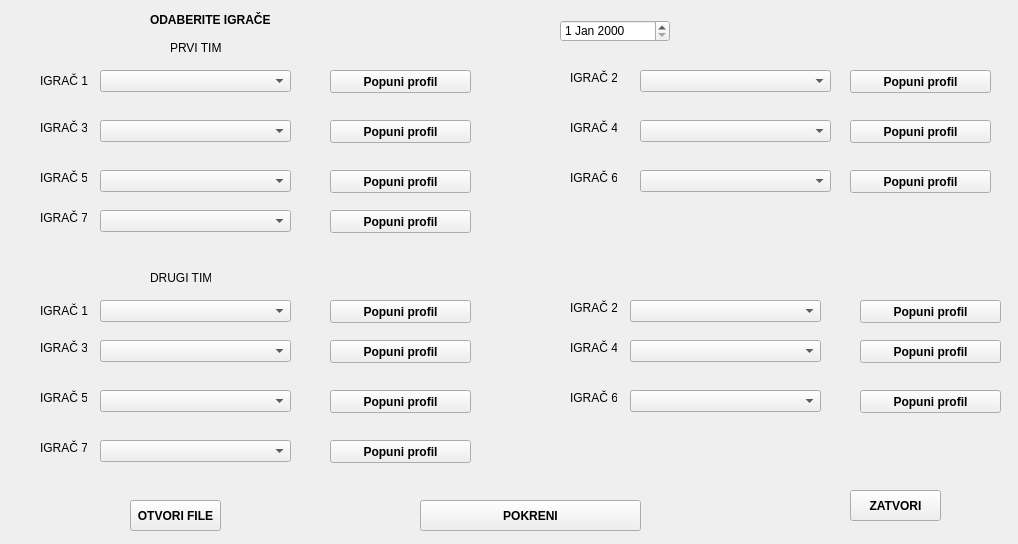
<?xml version="1.0" encoding="UTF-8"?>
<ui version="4.0">
 <class>statistika</class>
 <widget class="QWidget" name="statistika">
  <property name="geometry">
   <rect>
    <x>0</x>
    <y>0</y>
    <width>1018</width>
    <height>544</height>
   </rect>
  </property>
  <property name="windowTitle">
   <string>statistika</string>
  </property>
  <widget class="QComboBox" name="comboBox">
   <property name="geometry">
    <rect>
     <x>100</x>
     <y>70</y>
     <width>191</width>
     <height>22</height>
    </rect>
   </property>
   <property name="font">
    <font>
     <weight>50</weight>
     <bold>false</bold>
    </font>
   </property>
  </widget>
  <widget class="QLabel" name="label">
   <property name="geometry">
    <rect>
     <x>40</x>
     <y>60</y>
     <width>51</width>
     <height>41</height>
    </rect>
   </property>
   <property name="text">
    <string>IGRAČ 1</string>
   </property>
  </widget>
  <widget class="QPushButton" name="pushButton">
   <property name="geometry">
    <rect>
     <x>130</x>
     <y>500</y>
     <width>91</width>
     <height>31</height>
    </rect>
   </property>
   <property name="font">
    <font>
     <weight>75</weight>
     <bold>true</bold>
    </font>
   </property>
   <property name="text">
    <string>OTVORI FILE</string>
   </property>
  </widget>
  <widget class="QComboBox" name="comboBox_2">
   <property name="geometry">
    <rect>
     <x>640</x>
     <y>70</y>
     <width>191</width>
     <height>22</height>
    </rect>
   </property>
  </widget>
  <widget class="QComboBox" name="comboBox_3">
   <property name="geometry">
    <rect>
     <x>100</x>
     <y>120</y>
     <width>191</width>
     <height>22</height>
    </rect>
   </property>
  </widget>
  <widget class="QComboBox" name="comboBox_4">
   <property name="geometry">
    <rect>
     <x>640</x>
     <y>120</y>
     <width>191</width>
     <height>22</height>
    </rect>
   </property>
  </widget>
  <widget class="QLabel" name="label_2">
   <property name="geometry">
    <rect>
     <x>570</x>
     <y>70</y>
     <width>47</width>
     <height>16</height>
    </rect>
   </property>
   <property name="text">
    <string>IGRAČ 2</string>
   </property>
  </widget>
  <widget class="QLabel" name="label_3">
   <property name="geometry">
    <rect>
     <x>40</x>
     <y>120</y>
     <width>47</width>
     <height>16</height>
    </rect>
   </property>
   <property name="text">
    <string>IGRAČ 3</string>
   </property>
  </widget>
  <widget class="QLabel" name="label_4">
   <property name="geometry">
    <rect>
     <x>570</x>
     <y>120</y>
     <width>47</width>
     <height>16</height>
    </rect>
   </property>
   <property name="text">
    <string>IGRAČ 4</string>
   </property>
  </widget>
  <widget class="QPushButton" name="pushButton_3">
   <property name="geometry">
    <rect>
     <x>420</x>
     <y>500</y>
     <width>221</width>
     <height>31</height>
    </rect>
   </property>
   <property name="font">
    <font>
     <weight>75</weight>
     <bold>true</bold>
    </font>
   </property>
   <property name="text">
    <string>POKRENI</string>
   </property>
  </widget>
  <widget class="QPushButton" name="pushButton_2">
   <property name="geometry">
    <rect>
     <x>330</x>
     <y>70</y>
     <width>141</width>
     <height>23</height>
    </rect>
   </property>
   <property name="font">
    <font>
     <weight>75</weight>
     <bold>true</bold>
    </font>
   </property>
   <property name="text">
    <string>Popuni profil</string>
   </property>
   <attribute name="buttonGroup">
    <string notr="true">buttonGroup</string>
   </attribute>
  </widget>
  <widget class="QPushButton" name="pushButton_4">
   <property name="geometry">
    <rect>
     <x>850</x>
     <y>70</y>
     <width>141</width>
     <height>23</height>
    </rect>
   </property>
   <property name="font">
    <font>
     <weight>75</weight>
     <bold>true</bold>
    </font>
   </property>
   <property name="text">
    <string>Popuni profil</string>
   </property>
   <attribute name="buttonGroup">
    <string notr="true">buttonGroup</string>
   </attribute>
  </widget>
  <widget class="QPushButton" name="pushButton_5">
   <property name="geometry">
    <rect>
     <x>330</x>
     <y>120</y>
     <width>141</width>
     <height>23</height>
    </rect>
   </property>
   <property name="font">
    <font>
     <weight>75</weight>
     <bold>true</bold>
    </font>
   </property>
   <property name="text">
    <string>Popuni profil</string>
   </property>
   <attribute name="buttonGroup">
    <string notr="true">buttonGroup</string>
   </attribute>
  </widget>
  <widget class="QPushButton" name="pushButton_6">
   <property name="geometry">
    <rect>
     <x>850</x>
     <y>120</y>
     <width>141</width>
     <height>23</height>
    </rect>
   </property>
   <property name="font">
    <font>
     <weight>75</weight>
     <bold>true</bold>
    </font>
   </property>
   <property name="text">
    <string>Popuni profil</string>
   </property>
   <attribute name="buttonGroup">
    <string notr="true">buttonGroup</string>
   </attribute>
  </widget>
  <widget class="QLabel" name="label_8">
   <property name="geometry">
    <rect>
     <x>170</x>
     <y>40</y>
     <width>61</width>
     <height>16</height>
    </rect>
   </property>
   <property name="text">
    <string>PRVI TIM</string>
   </property>
  </widget>
  <widget class="QLabel" name="label_9">
   <property name="geometry">
    <rect>
     <x>150</x>
     <y>270</y>
     <width>61</width>
     <height>16</height>
    </rect>
   </property>
   <property name="text">
    <string>DRUGI TIM</string>
   </property>
  </widget>
  <widget class="QPushButton" name="pushButton_7">
   <property name="geometry">
    <rect>
     <x>850</x>
     <y>490</y>
     <width>91</width>
     <height>31</height>
    </rect>
   </property>
   <property name="font">
    <font>
     <weight>75</weight>
     <bold>true</bold>
    </font>
   </property>
   <property name="text">
    <string>ZATVORI</string>
   </property>
  </widget>
  <widget class="QLabel" name="label_10">
   <property name="geometry">
    <rect>
     <x>150</x>
     <y>10</y>
     <width>151</width>
     <height>20</height>
    </rect>
   </property>
   <property name="font">
    <font>
     <weight>75</weight>
     <bold>true</bold>
    </font>
   </property>
   <property name="text">
    <string>ODABERITE IGRAČE</string>
   </property>
  </widget>
  <widget class="QDateEdit" name="mojDate">
   <property name="geometry">
    <rect>
     <x>560</x>
     <y>20</y>
     <width>110</width>
     <height>22</height>
    </rect>
   </property>
  </widget>
  <widget class="QComboBox" name="comboBox_5">
   <property name="geometry">
    <rect>
     <x>100</x>
     <y>170</y>
     <width>191</width>
     <height>22</height>
    </rect>
   </property>
  </widget>
  <widget class="QComboBox" name="comboBox_6">
   <property name="geometry">
    <rect>
     <x>640</x>
     <y>170</y>
     <width>191</width>
     <height>22</height>
    </rect>
   </property>
  </widget>
  <widget class="QComboBox" name="comboBox_7">
   <property name="geometry">
    <rect>
     <x>100</x>
     <y>210</y>
     <width>191</width>
     <height>22</height>
    </rect>
   </property>
  </widget>
  <widget class="QLabel" name="label_12">
   <property name="geometry">
    <rect>
     <x>40</x>
     <y>170</y>
     <width>47</width>
     <height>16</height>
    </rect>
   </property>
   <property name="text">
    <string>IGRAČ 5</string>
   </property>
  </widget>
  <widget class="QLabel" name="label_13">
   <property name="geometry">
    <rect>
     <x>40</x>
     <y>210</y>
     <width>47</width>
     <height>16</height>
    </rect>
   </property>
   <property name="text">
    <string>IGRAČ 7</string>
   </property>
  </widget>
  <widget class="QLabel" name="label_14">
   <property name="geometry">
    <rect>
     <x>570</x>
     <y>170</y>
     <width>47</width>
     <height>16</height>
    </rect>
   </property>
   <property name="text">
    <string>IGRAČ 6</string>
   </property>
  </widget>
  <widget class="QComboBox" name="comboBox_8">
   <property name="geometry">
    <rect>
     <x>100</x>
     <y>300</y>
     <width>191</width>
     <height>22</height>
    </rect>
   </property>
   <property name="font">
    <font>
     <weight>50</weight>
     <bold>false</bold>
    </font>
   </property>
   <property name="minimumContentsLength">
    <number>0</number>
   </property>
  </widget>
  <widget class="QLabel" name="label_15">
   <property name="geometry">
    <rect>
     <x>40</x>
     <y>290</y>
     <width>51</width>
     <height>41</height>
    </rect>
   </property>
   <property name="text">
    <string>IGRAČ 1</string>
   </property>
  </widget>
  <widget class="QComboBox" name="comboBox_9">
   <property name="geometry">
    <rect>
     <x>630</x>
     <y>300</y>
     <width>191</width>
     <height>22</height>
    </rect>
   </property>
  </widget>
  <widget class="QLabel" name="label_16">
   <property name="geometry">
    <rect>
     <x>40</x>
     <y>390</y>
     <width>47</width>
     <height>16</height>
    </rect>
   </property>
   <property name="text">
    <string>IGRAČ 5</string>
   </property>
  </widget>
  <widget class="QLabel" name="label_17">
   <property name="geometry">
    <rect>
     <x>40</x>
     <y>440</y>
     <width>47</width>
     <height>16</height>
    </rect>
   </property>
   <property name="text">
    <string>IGRAČ 7</string>
   </property>
  </widget>
  <widget class="QComboBox" name="comboBox_10">
   <property name="geometry">
    <rect>
     <x>630</x>
     <y>340</y>
     <width>191</width>
     <height>22</height>
    </rect>
   </property>
  </widget>
  <widget class="QLabel" name="label_18">
   <property name="geometry">
    <rect>
     <x>570</x>
     <y>300</y>
     <width>47</width>
     <height>16</height>
    </rect>
   </property>
   <property name="text">
    <string>IGRAČ 2</string>
   </property>
  </widget>
  <widget class="QLabel" name="label_19">
   <property name="geometry">
    <rect>
     <x>570</x>
     <y>340</y>
     <width>47</width>
     <height>16</height>
    </rect>
   </property>
   <property name="text">
    <string>IGRAČ 4</string>
   </property>
  </widget>
  <widget class="QLabel" name="label_20">
   <property name="geometry">
    <rect>
     <x>570</x>
     <y>390</y>
     <width>47</width>
     <height>16</height>
    </rect>
   </property>
   <property name="text">
    <string>IGRAČ 6</string>
   </property>
  </widget>
  <widget class="QComboBox" name="comboBox_11">
   <property name="geometry">
    <rect>
     <x>630</x>
     <y>390</y>
     <width>191</width>
     <height>22</height>
    </rect>
   </property>
  </widget>
  <widget class="QComboBox" name="comboBox_12">
   <property name="geometry">
    <rect>
     <x>100</x>
     <y>340</y>
     <width>191</width>
     <height>22</height>
    </rect>
   </property>
  </widget>
  <widget class="QLabel" name="label_21">
   <property name="geometry">
    <rect>
     <x>40</x>
     <y>340</y>
     <width>47</width>
     <height>16</height>
    </rect>
   </property>
   <property name="text">
    <string>IGRAČ 3</string>
   </property>
  </widget>
  <widget class="QComboBox" name="comboBox_13">
   <property name="geometry">
    <rect>
     <x>100</x>
     <y>390</y>
     <width>191</width>
     <height>22</height>
    </rect>
   </property>
  </widget>
  <widget class="QComboBox" name="comboBox_14">
   <property name="geometry">
    <rect>
     <x>100</x>
     <y>440</y>
     <width>191</width>
     <height>22</height>
    </rect>
   </property>
  </widget>
  <widget class="QPushButton" name="pushButton_8">
   <property name="geometry">
    <rect>
     <x>330</x>
     <y>170</y>
     <width>141</width>
     <height>23</height>
    </rect>
   </property>
   <property name="font">
    <font>
     <weight>75</weight>
     <bold>true</bold>
    </font>
   </property>
   <property name="text">
    <string>Popuni profil</string>
   </property>
  </widget>
  <widget class="QPushButton" name="pushButton_9">
   <property name="geometry">
    <rect>
     <x>330</x>
     <y>210</y>
     <width>141</width>
     <height>23</height>
    </rect>
   </property>
   <property name="font">
    <font>
     <weight>75</weight>
     <bold>true</bold>
    </font>
   </property>
   <property name="text">
    <string>Popuni profil</string>
   </property>
  </widget>
  <widget class="QPushButton" name="pushButton_10">
   <property name="geometry">
    <rect>
     <x>860</x>
     <y>300</y>
     <width>141</width>
     <height>23</height>
    </rect>
   </property>
   <property name="font">
    <font>
     <weight>75</weight>
     <bold>true</bold>
    </font>
   </property>
   <property name="text">
    <string>Popuni profil</string>
   </property>
  </widget>
  <widget class="QPushButton" name="pushButton_11">
   <property name="geometry">
    <rect>
     <x>330</x>
     <y>300</y>
     <width>141</width>
     <height>23</height>
    </rect>
   </property>
   <property name="font">
    <font>
     <weight>75</weight>
     <bold>true</bold>
    </font>
   </property>
   <property name="text">
    <string>Popuni profil</string>
   </property>
  </widget>
  <widget class="QPushButton" name="pushButton_12">
   <property name="geometry">
    <rect>
     <x>330</x>
     <y>340</y>
     <width>141</width>
     <height>23</height>
    </rect>
   </property>
   <property name="font">
    <font>
     <weight>75</weight>
     <bold>true</bold>
    </font>
   </property>
   <property name="text">
    <string>Popuni profil</string>
   </property>
  </widget>
  <widget class="QPushButton" name="pushButton_13">
   <property name="geometry">
    <rect>
     <x>850</x>
     <y>170</y>
     <width>141</width>
     <height>23</height>
    </rect>
   </property>
   <property name="font">
    <font>
     <weight>75</weight>
     <bold>true</bold>
    </font>
   </property>
   <property name="text">
    <string>Popuni profil</string>
   </property>
  </widget>
  <widget class="QPushButton" name="pushButton_14">
   <property name="geometry">
    <rect>
     <x>860</x>
     <y>340</y>
     <width>141</width>
     <height>23</height>
    </rect>
   </property>
   <property name="font">
    <font>
     <weight>75</weight>
     <bold>true</bold>
    </font>
   </property>
   <property name="text">
    <string>Popuni profil</string>
   </property>
  </widget>
  <widget class="QPushButton" name="pushButton_15">
   <property name="geometry">
    <rect>
     <x>330</x>
     <y>390</y>
     <width>141</width>
     <height>23</height>
    </rect>
   </property>
   <property name="font">
    <font>
     <weight>75</weight>
     <bold>true</bold>
    </font>
   </property>
   <property name="text">
    <string>Popuni profil</string>
   </property>
  </widget>
  <widget class="QPushButton" name="pushButton_16">
   <property name="geometry">
    <rect>
     <x>860</x>
     <y>390</y>
     <width>141</width>
     <height>23</height>
    </rect>
   </property>
   <property name="font">
    <font>
     <weight>75</weight>
     <bold>true</bold>
    </font>
   </property>
   <property name="text">
    <string>Popuni profil</string>
   </property>
  </widget>
  <widget class="QPushButton" name="pushButton_17">
   <property name="geometry">
    <rect>
     <x>330</x>
     <y>440</y>
     <width>141</width>
     <height>23</height>
    </rect>
   </property>
   <property name="font">
    <font>
     <weight>75</weight>
     <bold>true</bold>
    </font>
   </property>
   <property name="text">
    <string>Popuni profil</string>
   </property>
  </widget>
 </widget>
 <layoutdefault spacing="6" margin="11"/>
 <resources/>
 <connections>
  <connection>
   <sender>pushButton_7</sender>
   <signal>clicked()</signal>
   <receiver>statistika</receiver>
   <slot>close()</slot>
   <hints>
    <hint type="sourcelabel">
     <x>662</x>
     <y>319</y>
    </hint>
    <hint type="destinationlabel">
     <x>700</x>
     <y>111</y>
    </hint>
   </hints>
  </connection>
 </connections>
 <buttongroups>
  <buttongroup name="buttonGroup"/>
 </buttongroups>
</ui>
